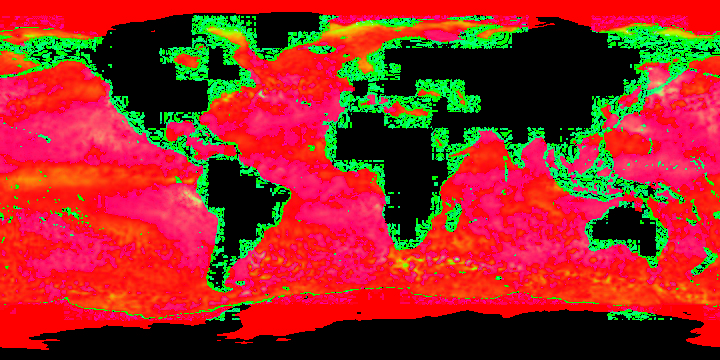
#> input picture assets/ocean/HSV/Imagem_em_HSV_2002.png, 720 x 360 px, found by its file name
$ python hsv.py
#> lines starting #> are read from the running program, lines starting #| are printed output that depends on the picture
import cv2
import matplotlib.pyplot as plt

# Carregar a imagem em BGR
# imagem = cv2.imread('./assets/ocean/ocean_temp_sep_2002.jpeg')
imagem = cv2.imread('./assets/ocean/HSV/Imagem_em_HSV_2002.png')
#> imagem is the input picture: shape (360, 720, 3); mean B, G, R 34.5, 44.1, 151.1

# Converter a imagem para o espaço de cores HSV
imagem_hsv = cv2.cvtColor(imagem, cv2.COLOR_BGR2HSV)
#> imagem_hsv: shape (360, 720, 3); mean H, S, V 56.2, 175.2, 179.7

# Separar os canais de cor HSV
h, s, v = cv2.split(imagem_hsv)
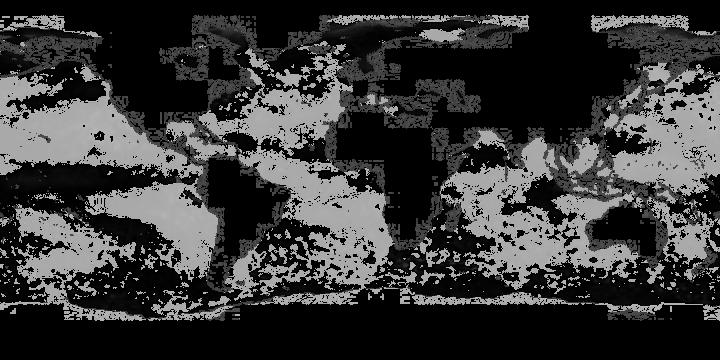
#> h: shape (360, 720); min 0, max 179, mean 56.2
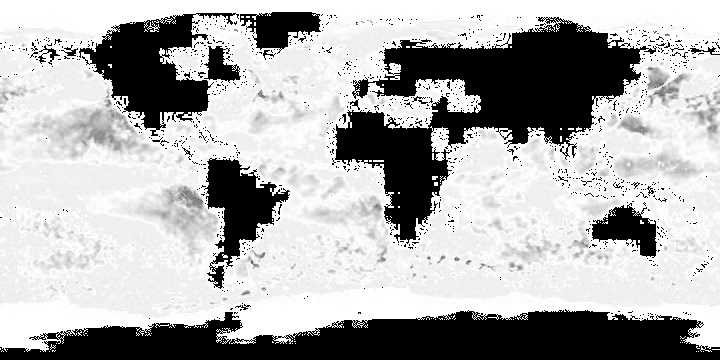
#> s: shape (360, 720); min 0, max 255, mean 175.2
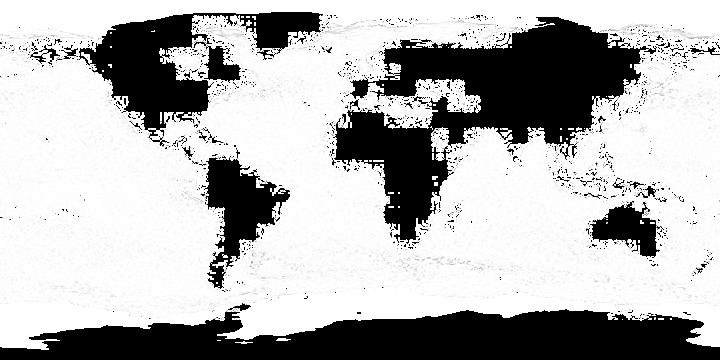
#> v: shape (360, 720); min 0, max 255, mean 179.7
canais = [h, s, v]
nomes = ['Hue', 'Saturation', 'Value']
cores = ['orange', 'green', 'blue']

# Configurar o gráfico
plt.figure(figsize=(10, 6))
plt.suptitle('Histograma HSV')

# Loop para calcular e plotar o histograma de cada canal HSV
for i, (canal, nome, cor) in enumerate(zip(canais, nomes, cores)):
    plt.subplot(1, 3, i+1)
    hist = cv2.calcHist([canal], [0], None, [256], [0, 256])
    plt.plot(hist, color=cor)
    plt.title(f'{nome} Canal')
    plt.xlabel('Intensidade')
    plt.ylabel('Quantidade de Pixels')
    plt.xlim([0, 256])
#> this loop made 3 passes
#> (nome, cor) on passes 1 to 3: ('Hue', 'orange'), ('Saturation', 'green'), ('Value', 'blue')

# Exibir o histograma
plt.tight_layout()
plt.show()
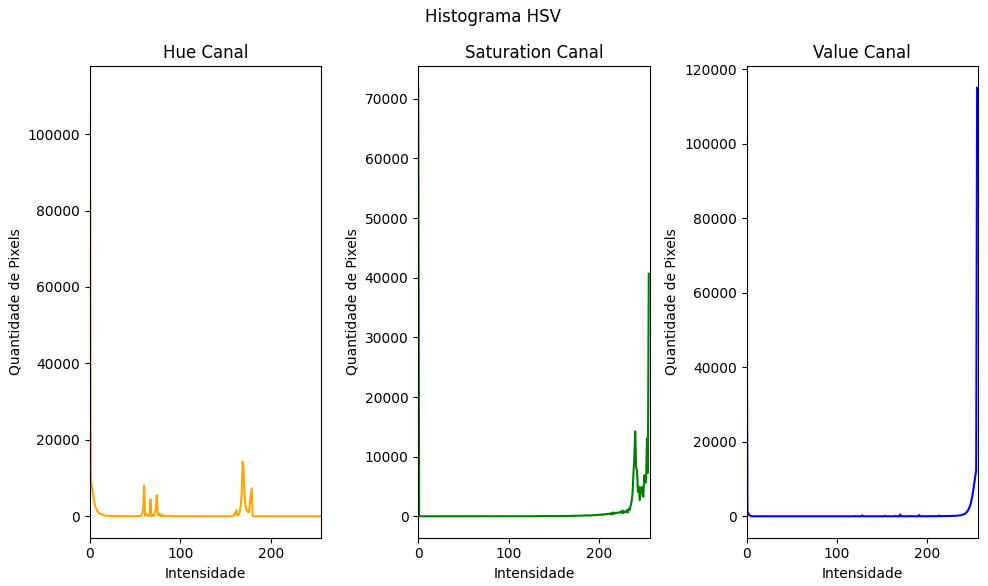
#> figure drawn by matplotlib, 3 panels; panel 1: curve peaks at x = 0, y = 112112; panel 2: curve peaks at x = 0, y = 71860; panel 3: curve peaks at x = 255, y = 115053

$ run again, with assets/ocean/HSV/Imagem_em_HSV_2005.png copied over assets/ocean/HSV/Imagem_em_HSV_2002.png
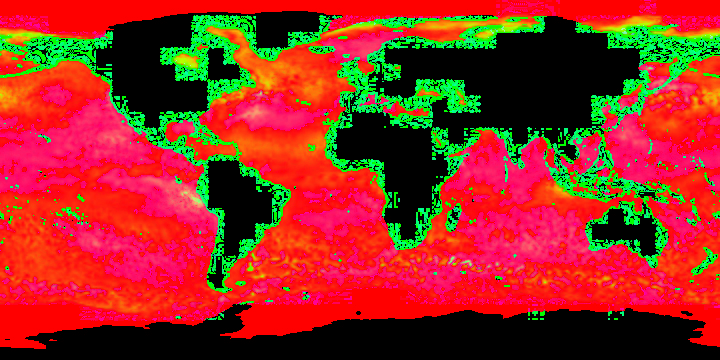
#> input picture assets/ocean/HSV/Imagem_em_HSV_2005.png, 720 x 360 px, found by its file name
#> imagem is the input picture: shape (360, 720, 3); mean B, G, R 31.5, 45.9, 150.6
#> imagem_hsv: shape (360, 720, 3); mean H, S, V 52.3, 176.1, 179.9
#> `h, s, v = cv2.split(imagem_hsv)`:
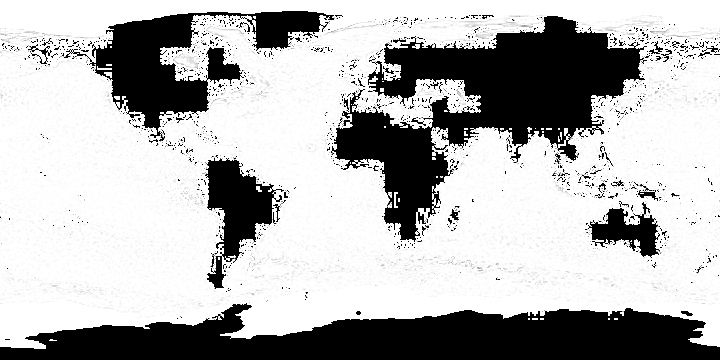
#> v: shape (360, 720); min 0, max 255, mean 179.9
#> the loop `for i, (canal, nome, cor) in enumerate(zip(canais, nomes, cores)):` made 3 passes
#> (nome, cor) on passes 1 to 3: ('Hue', 'orange'), ('Saturation', 'green'), ('Value', 'blue')
#> `plt.show()`:
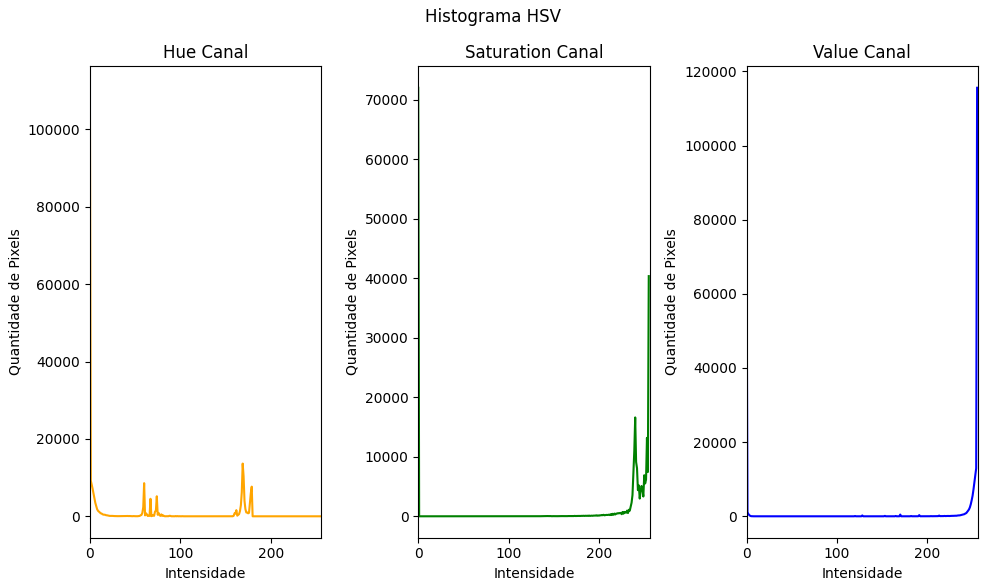
#> figure drawn by matplotlib, 3 panels; panel 1: curve peaks at x = 0, y = 110747; panel 2: curve peaks at x = 0, y = 72000; panel 3: curve peaks at x = 255, y = 115576

$ run again, with assets/ocean/HSV/Imagem_em_HSV_2008.png copied over assets/ocean/HSV/Imagem_em_HSV_2002.png
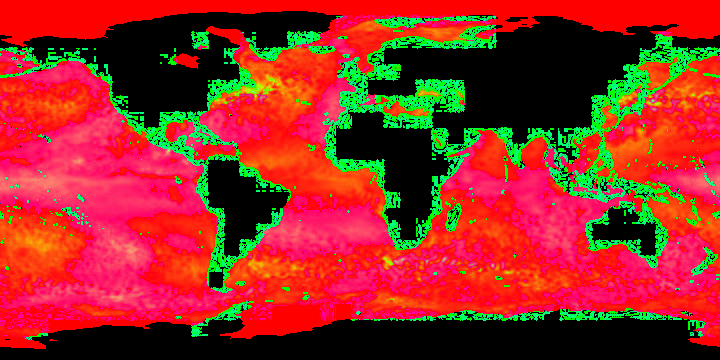
#> input picture assets/ocean/HSV/Imagem_em_HSV_2008.png, 720 x 360 px, found by its file name
#> imagem is the input picture: shape (360, 720, 3); mean B, G, R 34.7, 44.8, 150.9
#> imagem_hsv: shape (360, 720, 3); mean H, S, V 55.2, 171.7, 177.5
#> `h, s, v = cv2.split(imagem_hsv)`:
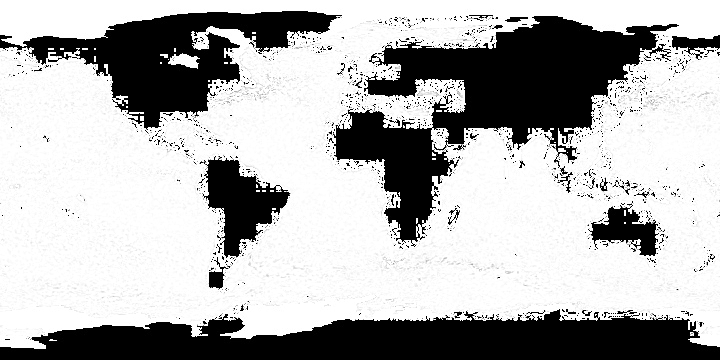
#> v: shape (360, 720); min 0, max 255, mean 177.5
#> the loop `for i, (canal, nome, cor) in enumerate(zip(canais, nomes, cores)):` made 3 passes
#> (nome, cor) on passes 1 to 3: ('Hue', 'orange'), ('Saturation', 'green'), ('Value', 'blue')
#> `plt.show()`:
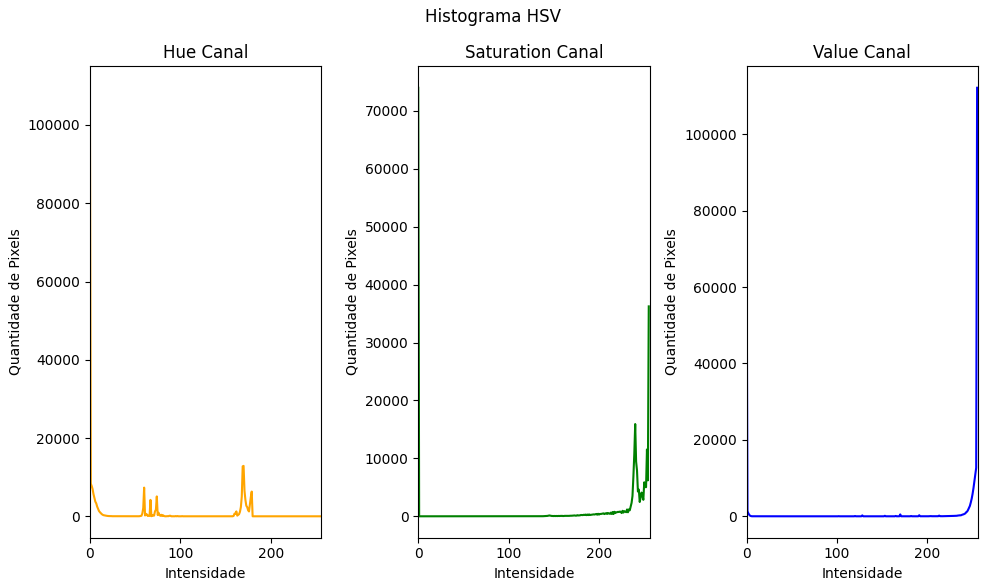
#> figure drawn by matplotlib, 3 panels; panel 1: curve peaks at x = 0, y = 109514; panel 2: curve peaks at x = 0, y = 73988; panel 3: curve peaks at x = 255, y = 112151
